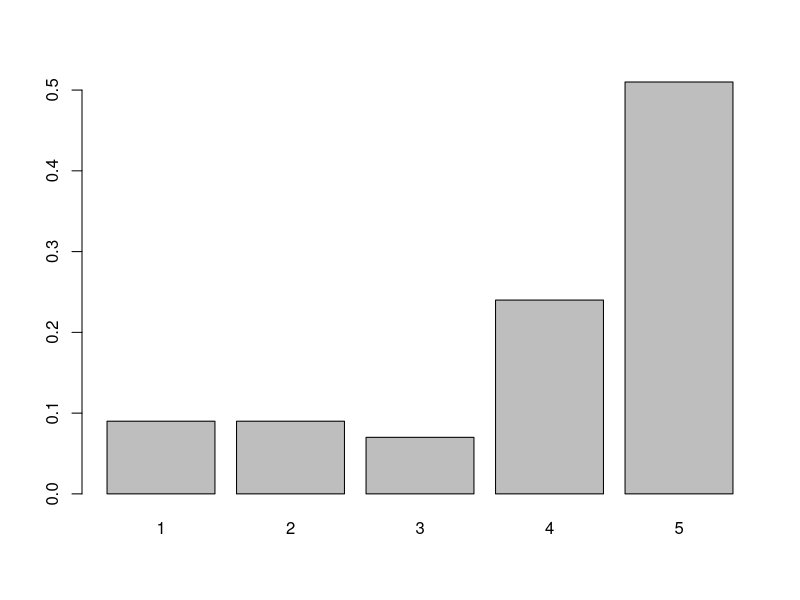

Here is the R script that generated this plot:
       
              
      O = 1:5  # espaço amostral: coisas que podem acontecer
      n = length(O)        # quantas coisas podem acontecer?      
          
     
      S = function(O, p1, B=100){
              X = sample(O, B, prob=p, replace=TRUE)
              distrib = table(X)/sum(table(X))
              return(distrib)
      }
      
      p = c(10,10,20,40,80)
      sum(p)
      S(O,p)
              
      result = S(O,p)
      barplot(result)
      
 
